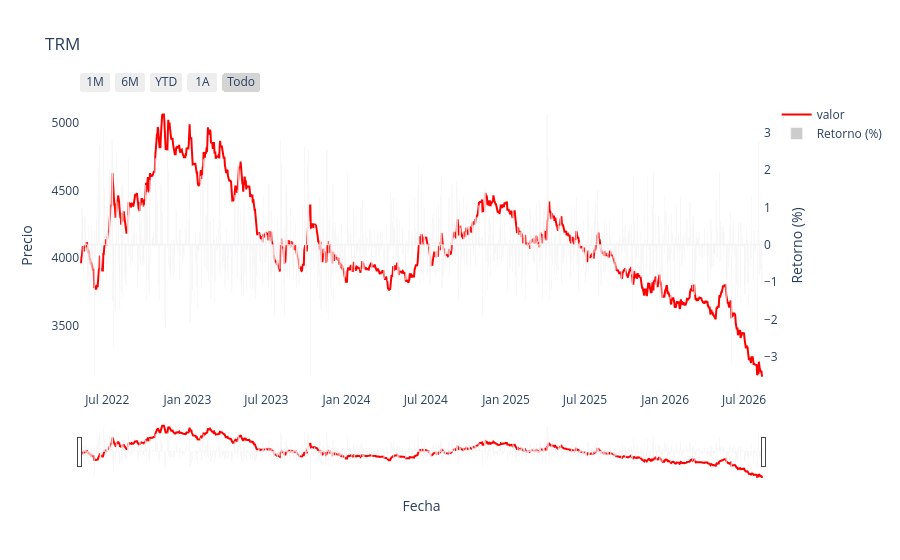

Notebook source saved alongside this figure:
### Code cell
plotly_oneplot_prueba(data = fullTRM, x_col="fecha", y_col="valor", plot_title="TRM", color_in="red")

### Figure 1 — Plotly figure (JSON) as saved in the notebook; plotly's stock layout.template omitted (floating-point values rounded to 4 significant figures; data arrays with more than 128 entries replaced by an {"elided": "..."} marker saying what was removed)
{"data": [{"line": {"color": "red", "dash": "solid"}, "mode": "lines", "name": "valor", "type": "scatter", "x": {"elided": "1567 str values"}, "y": {"elided": "1567 float values"}}, {"marker": {"color": "rgba(128, 128, 128, 0.4)"}, "name": "Retorno (%)", "type": "bar", "x": {"elided": "1567 str values"}, "y": {"elided": "1567 float values"}, "yaxis": "y2"}], "layout": {"hovermode": "x unified", "title": {"text": "TRM"}, "xaxis": {"rangeselector": {"buttons": [{"count": 1, "label": "1M", "step": "month", "stepmode": "backward"}, {"count": 6, "label": "6M", "step": "month", "stepmode": "backward"}, {"count": 1, "label": "YTD", "step": "year", "stepmode": "todate"}, {"count": 1, "label": "1A", "step": "year", "stepmode": "backward"}, {"label": "Todo", "step": "all"}]}, "rangeslider": {"visible": true}, "title": {"text": "Fecha"}, "type": "date"}, "yaxis": {"autorange": true, "fixedrange": false, "showgrid": false, "title": {"text": "Precio"}}, "yaxis2": {"autorange": true, "fixedrange": false, "overlaying": "y", "showgrid": false, "side": "right", "title": {"text": "Retorno (%)"}, "zeroline": true}}}
